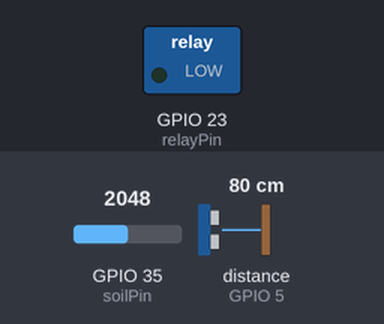
This sketch was run on a simulated ESP32. Parts: switched loads named in the sketch (green lamp = pin HIGH). Inputs (shaded band) come from the test bench; at power-on: distance to the obstacle (sensor on GPIO 5) 80 cm, GPIO 35 (soilPin) = 2048 (analog values on the 0–4095 scale). The echo pulse lasts 58.3 µs per cm; WiFi joins after 1.5 s; servers stay silent unless stated; random numbers use the default seed unless the sketch sets one; no MQTT or app messages arrive unless stated; pins used as bus, display or sensor lines are not drawn; what the sketch prints to the serial monitor is not drawn.

Above: at 2.7 s.
2.8 s: distance to the obstacle (sensor on GPIO 5) set to 23 cm
6.5 s: distance to the obstacle (sensor on GPIO 5) set to 18 cm
At 10.7 s:
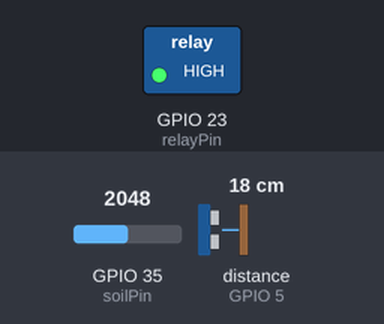
11.5 s: GPIO 35 (soilPin) set to 1997
At 15.7 s:
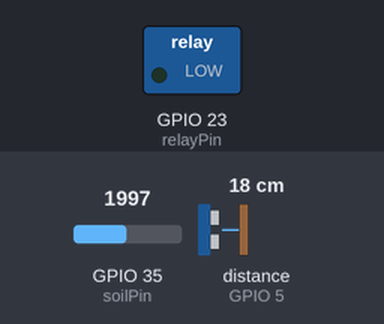
21.5 s: GPIO 35 (soilPin) set to 2866
At 25.8 s:
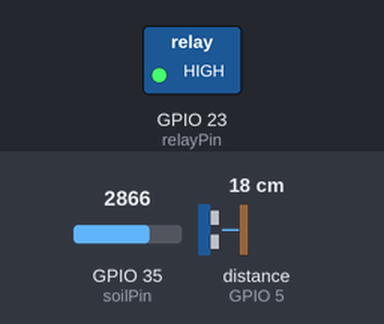
26.5 s: GPIO 35 (soilPin) set to 2047
At 30.9 s:
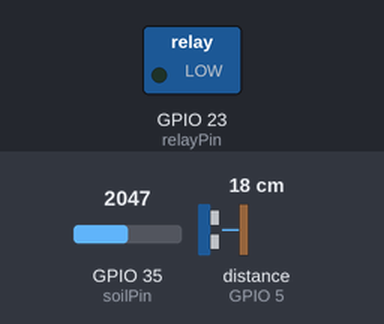
Timing chart, 0 to 32.4 s (numbered marks = the images above; inputs shaded):
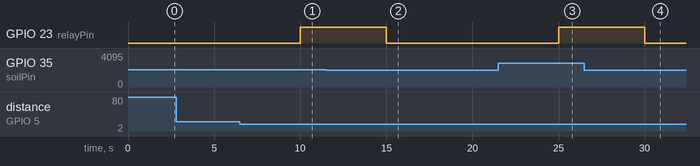

The sketch:

pompa_air_otomatis.ino
```cpp
#include <WiFi.h>
#include <PubSubClient.h>

const char* ssid = "Infinix GT 30 Pro";
const char* password = "Kanzafatin09";
const char* mqtt_server = "10.142.42.40";

const int soilPin = 35;
const int trigPin = 18;
const int echoPin = 5;
const int relayPin = 23;

const int batasKering = 50;
const int jarakAirHabis = 20;

WiFiClient espClient;
PubSubClient client(espClient);
unsigned long lastMsg = 0;

bool modeManual = false;

void hubungkanWiFi() {
  delay(10);
  Serial.print("Menghubungkan ke WiFi: ");
  Serial.println(ssid);
  WiFi.begin(ssid, password);

  while (WiFi.status() != WL_CONNECTED) {
    delay(500);
    Serial.print(".");
  }
  Serial.println("\nWiFi Berhasil Terhubung!");
  Serial.print("IP address: ");
  Serial.println(WiFi.localIP());
}

void hubungkanMQTT() {
  while (!client.connected()) {
    Serial.print("Menghubungkan ke MQTT Broker...");
    String clientId = "ESP32-Wokwi-" + String(random(0xffff), HEX);
    if (client.connect(clientId.c_str())) {
      Serial.println("Terhubung ke MQTT!");

      client.subscribe("kebunku/pompa/kontrol");
      Serial.println("Berhasil Subscribe ke topik kontrol!");

    } else {
      Serial.print("Gagal, status=");
      Serial.print(client.state());
      Serial.println(". Mencoba lagi dalam 5 detik...");
      delay(5000);
    }
  }
}

void callbackMQTT(char* topic, byte* payload, unsigned int length) {
  String pesan = "";
  for (int i = 0; i < length; i++) {
    pesan += (char)payload[i];
  }

  if (String(topic) == "kebunku/pompa/kontrol") {
    if (pesan == "ON") {
      digitalWrite(relayPin, HIGH);
      modeManual = true;
    } else if (pesan == "OFF") {
      digitalWrite(relayPin, LOW);
      modeManual = false;
    }
  }
}

int bacaKelembabanTanah() {
  int nilaiAnalog = analogRead(soilPin);

  Serial.print("Nilai Analog: ");
  Serial.println(nilaiAnalog);

  int persentase = map(nilaiAnalog, 4095, 0, 0, 100);

  return constrain(persentase, 0, 100);
}

float bacaJarakAir() {
  digitalWrite(trigPin, LOW);
  delayMicroseconds(2);
  digitalWrite(trigPin, HIGH);
  delayMicroseconds(10);
  digitalWrite(trigPin, LOW);

  long durasi = pulseIn(echoPin, HIGH);
  float jarak = durasi * 0.034 / 2;
  return jarak;
}

String kontrolPompa(int kelembaban, float jarakAir) {
  String status;

  if (kelembaban < batasKering && jarakAir < jarakAirHabis) {
    digitalWrite(relayPin, HIGH);
    status = "MENYALA";
  } else {
    digitalWrite(relayPin, LOW);

    if (jarakAir >= jarakAirHabis) {
      status = "MATI (Air Habis)";
    } else {
      status = "MATI (Tanah Basah)";
    }
  }
  return status;
}

void kirimDataKeMQTT(int kelembaban, float jarakAir, String statusPompa) {
  client.publish("kebunku/tanah", String(kelembaban).c_str());
  client.publish("kebunku/air", String(jarakAir).c_str());
  client.publish("kebunku/pompa", statusPompa.c_str());

  Serial.println("  [v] Data berhasil di-publish ke MQTT Broker!\n");
}

void setup() {
  Serial.begin(115200);

  analogReadResolution(12);

  pinMode(relayPin, OUTPUT);
  pinMode(trigPin, OUTPUT);
  pinMode(echoPin, INPUT);

  digitalWrite(relayPin, LOW);

  hubungkanWiFi();
  client.setServer(mqtt_server, 1883);
  client.setCallback(callbackMQTT);
}

void loop() {
  if (!client.connected()) {
    hubungkanMQTT();
  }
  client.loop();
  unsigned long waktuSekarang = millis();
  if (waktuSekarang - lastMsg > 5000) {
    lastMsg = waktuSekarang;
    int kelembabanSaatIni = bacaKelembabanTanah();
    float jarakAirSaatIni = bacaJarakAir();
    String statusPompaSaatIni;
    if (!modeManual) {
      statusPompaSaatIni = kontrolPompa(kelembabanSaatIni, jarakAirSaatIni);
    } else {
      statusPompaSaatIni = digitalRead(relayPin) == HIGH ? "MENYALA" : "MATI";
    }
    Serial.println("--- UPDATE PEMBACAAN SENSOR ---");
    Serial.print("  Kelembaban Tanah : ");
    Serial.print(kelembabanSaatIni);
    Serial.println(" %");
    Serial.print("  Jarak Air Tandon : ");
    Serial.print(jarakAirSaatIni);
    Serial.println(" cm");
    Serial.print("  Status Pompa/LED : ");
    Serial.println(statusPompaSaatIni);
    Serial.println("  -> Bersiap mengirim ke MQTT...");
    kirimDataKeMQTT(kelembabanSaatIni, jarakAirSaatIni, statusPompaSaatIni);
  }
}
```

Measured:
- the behaviour switches between 21 and 20 cm on distance to the obstacle (sensor on GPIO 5) (found by bisection; images 0 and 1)
- the behaviour switches between 2048 and 2047 on GPIO 35 (soilPin) (found by bisection; images 1 and 2)
- after the input at 2.8 s, every drawn part: stays the same
- after the input at 6.5 s, GPIO 23 (relayPin): LOW → HIGH after 3.5 s
- after the input at 11.5 s, GPIO 23 (relayPin): HIGH → LOW after 3.5 s
- after the input at 21.5 s, GPIO 23 (relayPin): LOW → HIGH after 3.5 s
- after the input at 26.5 s, GPIO 23 (relayPin): HIGH → LOW after 3.5 s
